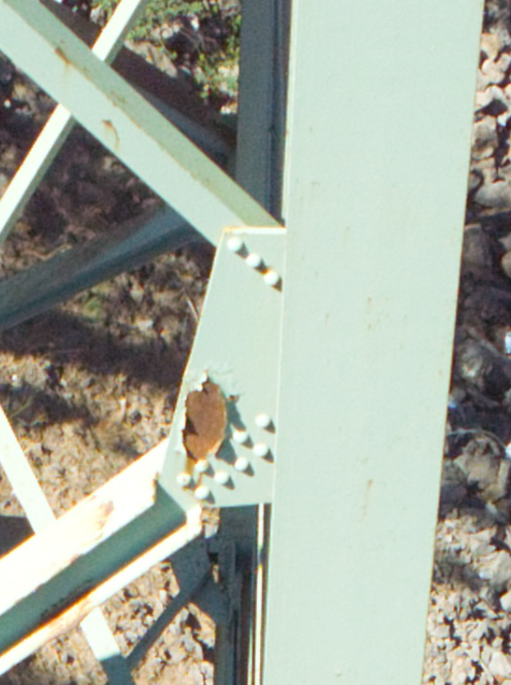
#> input picture py_scripts_docs/2.PNG, 511 x 685 px
$ python RegionGrowing.py
#> lines starting #> are read from the running program, lines starting #| are printed output that depends on the picture
# -*- coding: utf-8 -*-
"""
Created on Thu Mar  2 14:52:13 2023

@author: kenneyke
"""
import numpy as np
import tkinter as tk
from tkinter import filedialog
import cv2

# Load the image
root = tk.Tk()
IMAGE = filedialog.askopenfilename(title="Select Data")
#> the answer given: 2.PNG
root.withdraw()

image = cv2.imread(IMAGE)
#> image is the input picture: shape (685, 511, 3); mean B, G, R 158.4, 171.1, 164.7

# Convert to grayscale
gray_image = cv2.cvtColor(image, cv2.COLOR_BGR2GRAY)
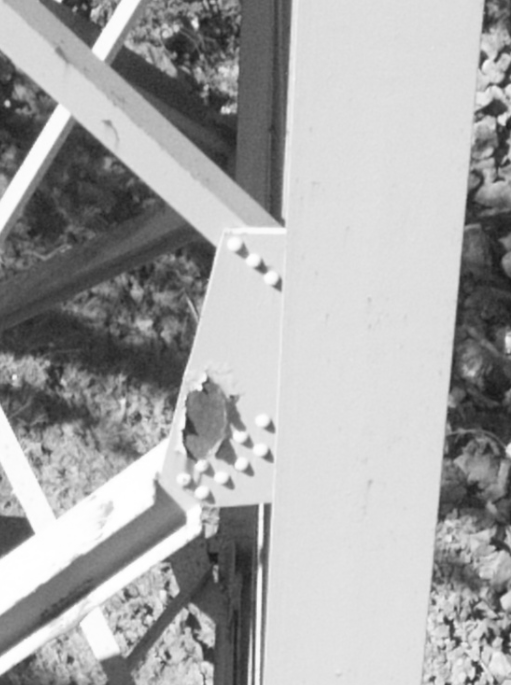
#> gray_image: shape (685, 511); min 24, max 255, mean 167.7

# Define the seed point for region growing
seed_point = (100, 100)

# Define the region growing parameters
neighborhood = 4
new_value = 255
max_iter = 100
flags = cv2.FLOODFILL_FIXED_RANGE | cv2.FLOODFILL_MASK_ONLY

# Create a mask image for region growing
mask = np.zeros((gray_image.shape[0] + 2, gray_image.shape[1] + 2), np.uint8)

# Apply region growing to the grayscale image using the seed point and parameters
num_iter, mask, rect, center = cv2.floodFill(gray_image, mask, seed_point, new_value, 0, 0, flags)
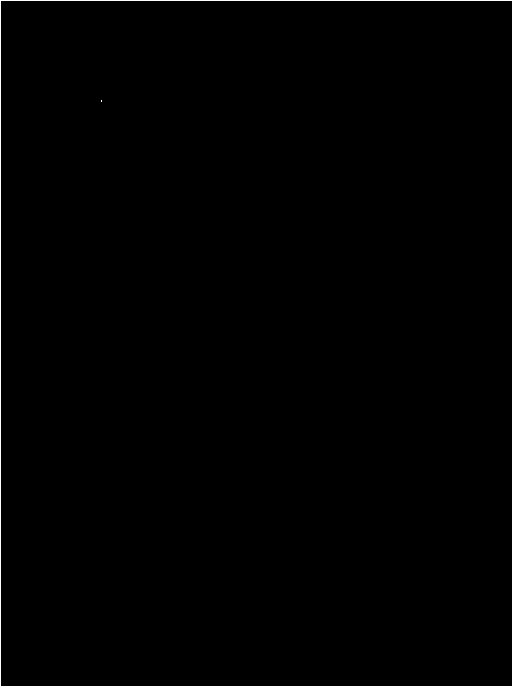
#> rect: shape (687, 513); values 0 (black) and 1 (white), 0.68% white in thin lines or dots
#> num_iter = 2; center = (100, 99, 1, 2)

# Resize the mask image to match the size of the source image
mask = cv2.resize(mask[1:-1, 1:-1], (image.shape[1], image.shape[0]), interpolation=cv2.INTER_NEAREST)
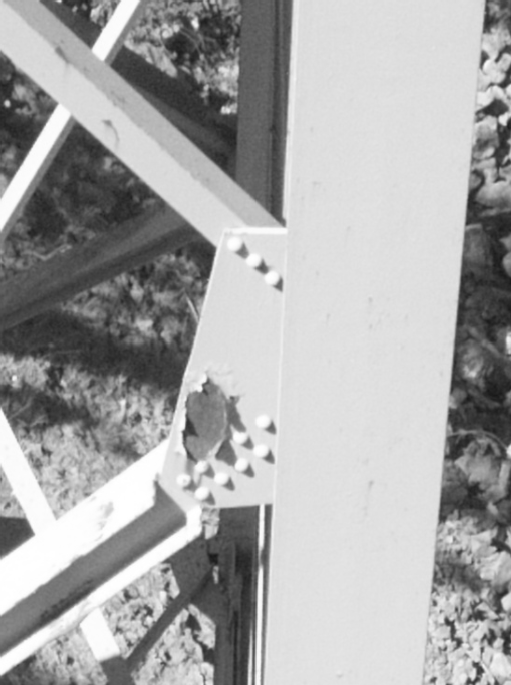
#> mask: shape (685, 511); min 24, max 255, mean 167.8

# Apply the mask to the original image to extract the object
extracted_object = cv2.bitwise_and(image, image, mask=mask)

# Display the extracted object
cv2.imshow('Extracted Object', extracted_object)
cv2.waitKey(0)
cv2.destroyAllWindows()
